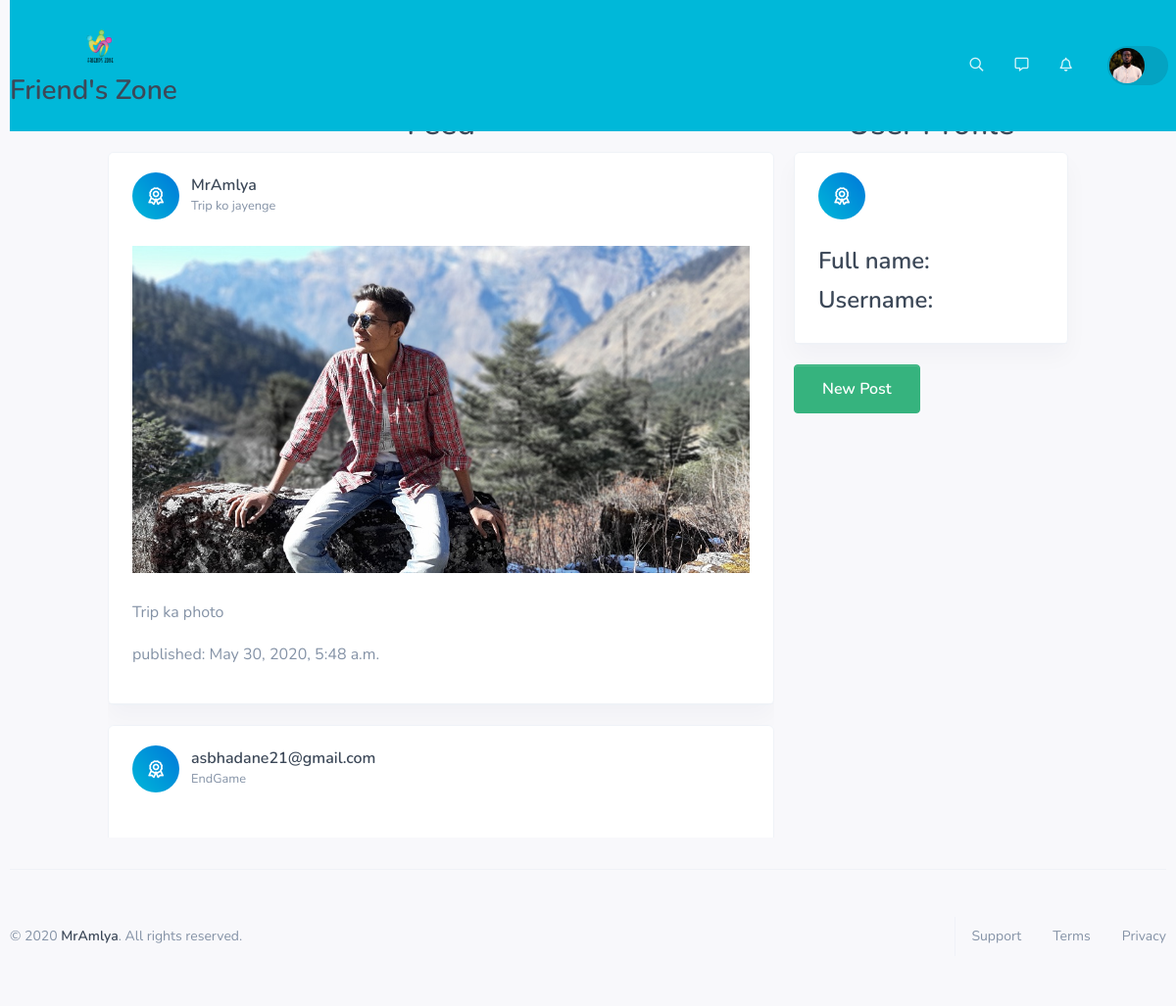
The page / on the database its author committed.
### blog/models.py (models this page shows, shortened)
class Post(models.Model):
    title = models.CharField(max_length=50)
    hotel_Main_Img = models.ImageField(upload_to='images/')
    text = models.TextField()
    created_date = models.DateTimeField(default=timezone.now)
    published_date = models.DateTimeField(blank=True, null=True)
    author = models.ForeignKey(settings.AUTH_USER_MODEL, on_delete=models.CASCADE)

### blog/views.py (the view)
# urls.py: path('', views.post_list, name="post_list"),
def post_list(request):
    posts = Post.objects.filter(published_date__lte=timezone.now()).order_by('published_date')
    return render(request, 'blog/post_list.html', {'posts':posts})

### blog/templates/blog/post_list.html (shortened to what this page needs)
{% extends 'blog/base.html' %}
{% block containt %}
<div style="height:700px;width:100%;overflow:scroll;overflow-x:hidden;overflow-y:scroll;">
    {% for post in posts %}
	<div class="card ">
		<div class="card-header">
		  <div class="row align-items-center">
			<div class="col-auto">
			  <div class="avatar-parent-child">
				<div class="icon bg-gradient-info text-white rounded-circle icon-shape">
					<i class="far fa-award"></i>
				</div>
				<span class="avatar-child avatar-badge bg-success"></span>
			  </div>
			</div>
			<div class="col ml-md-n2">
			  <a href="#!" class="d-block h6 mb-0">{{ post.author }}</a>
			<a href="{% url 'post_detail' pk=post.pk %}"><small class="d-block text-muted"> {{ post.title }}</small>
			</a></div>
		  </div>
		  <br>
			<img src="{{ post.hotel_Main_Img.url }}" alt="" class=""  style=width:100%;>
			<br>
			<br>
			<p>{{ post.text|linebreaksbr }}</p>
			<div class="date">
                <p>published: {{ post.published_date }}</p>
            </div>
		</div>
	  </div>
	{% endfor %}
</div>
{% endblock %}

### rows shown on the page
Post: author "MrAmlya", title "Trip ko jayenge", hotel_Main_Img (picture), text "Trip ka photo", published_date "May 30, 2020, 5:48 a.m."
Post: author "asbhadane21@gmail.com", title "EndGame"
